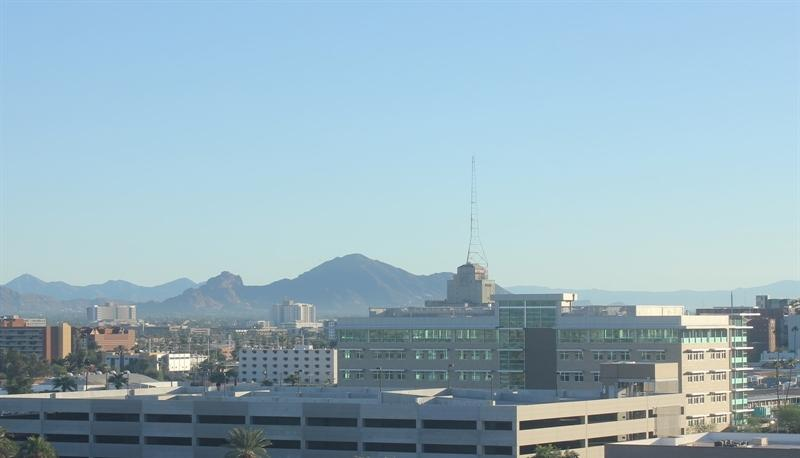
#> input picture images/day_night_images/training/day/20151101_145049.jpg, 800 x 458 px; its folder holds only this picture in this run
$ python day_night_classification.py
#> lines starting #> are read from the running program, lines starting #| are printed output that depends on the picture
### helpers.py
# Helper functions

import os
import glob  # library for loading images from a directory
import cv2
import numpy as np


# This function loads in images and their labels and places them in a list
# The list contains all images and their associated labels
# For example, after data is loaded, im_list[0][:] will be the first image-label pair in the list
def load_dataset(image_dir):
    # Populate this empty image list
#> called with image_dir = 'images/day_night_images/training/'
    im_list = []
    image_types = ["day", "night"]

    # Iterate through each color folder
    for im_type in image_types:

        # Iterate through each image file in each image_type folder
        # glob reads in any image with the extension "image_dir/im_type/*"
        for file in glob.glob(os.path.join(image_dir, im_type, "*")):

            # Read in the image
            im = cv2.imread(file)
#> im is the input picture: shape (458, 800, 3); mean B, G, R 191, 178, 150.7

            # Check if the image exists/if it's been correctly read-in
            if im is not None:
                # Append the image, and it's type (red, green, yellow) to the image list
                im_list.append((im, im_type))

    return im_list


# This function should take in an RGB image and return a new, standardised version
# 600 height x 1100 width image size (px x px)
def standardise_input(image):
    # Resize image and pre-process so that all "standard" images are the same size
    standard_im = cv2.resize(image, (1100, 600))

    return standard_im


# Examples:
# encode("day") should return: 1
# encode("night") should return: 0
def encode(label):
    numerical_val = 0
    if label is 'day':
        numerical_val = 1
    # else it is night and can stay 0

    return numerical_val


# using both functions above, standardise the input images and output labels
def standardise(image_list):
    # Empty image data array
    standard_list = []

    # Iterate through all the image-label pairs
    for item in image_list:
        image = item[0]
        label = item[1]

        # Standardize the image
        standardized_im = standardise_input(image)

        # Create a numerical label
        binary_label = encode(label)

        # Append the image, and it's one hot encoded label to the full, processed list of image data
        standard_list.append((standardized_im, binary_label))

    return standard_list


# Find the average Value or brightness of an image
def avg_brightness(rgb_image):
    # Convert image to HSV
    hsv = cv2.cvtColor(rgb_image, cv2.COLOR_RGB2HSV)

    # Add up all the pixel values in the V channel
    sum_brightness = np.sum(hsv[:, :, 2])
    imshape = rgb_image.shape
    area = imshape[0] * imshape[1]

    # Calculate the average brightness using the area of the image
    # and the sum calculated above
    avg = sum_brightness / area

    return avg

### day_night_classification.py
import random
import helpers


# This function should take in RGB image input
def estimate_label(rgb_image, threshold):
    # Extract average brightness feature from an RGB image
    avg = helpers.avg_brightness(rgb_image)

    # Use the avg brightness feature to predict a label (0, 1)
    predicted_label = 0
    if avg > threshold:
        # if the average brightness is above the threshold value, we classify it as "day"
        predicted_label = 1
    # else, the predicted_label can stay 0 (it is predicted to be "night")

    return predicted_label


# Constructs a list of misclassified images given a list of test images and their labels
def get_misclassified_images(test_images, threshold=120):
    # Track misclassified images by placing them into a list
    misclassified_images_labels = []

    # Iterate through all the test images
    # Classify each image and compare to the true label
    for image in test_images:

        # Get true data
        im = image[0]
        true_label = image[1]

        # Get predicted label from your classifier
        predicted_label = estimate_label(im, threshold)

        # Compare true and predicted labels
        if predicted_label != true_label:
            # If these labels are not equal, the image has been misclassified
            misclassified_images_labels.append((im, predicted_label, true_label))

    # Return the list of misclassified [image, predicted_label, true_label] values
    return misclassified_images_labels


# Image data directories
image_dir_training = "images/day_night_images/training/"
image_dir_test = "images/day_night_images/test/"

# Using the load_dataset function in helpers.py
# Load training data
IMAGE_LIST = helpers.load_dataset(image_dir_training)
#> IMAGE_LIST = 2 items

# Standardise all training images
STANDARDISED_LIST = helpers.standardise(IMAGE_LIST)
#> the loop in standardise, `for item in image_list:` made 2 passes
#> (label, numerical_val in encode, binary_label) on passes 1 to 2: ('day', 1, 1), ('night', 0, 0)
#> pass 1, in standardise_input, `standard_im = cv2.resize(image, (1100, 600))`:
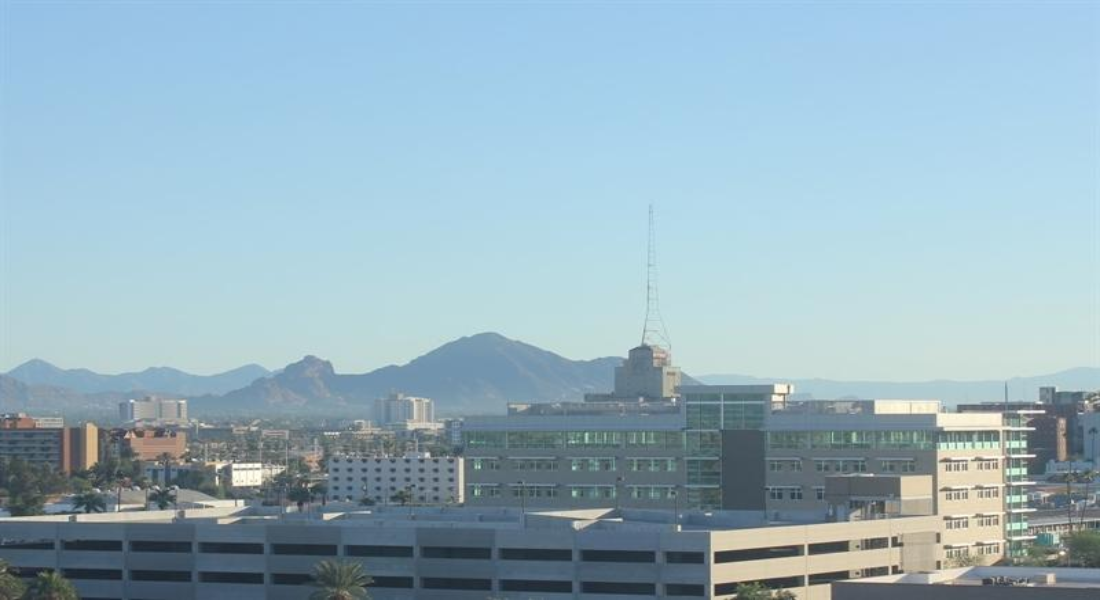
#> standard_im: shape (600, 1100, 3); mean B, G, R 190.9, 178, 150.6
#> pass 2, in standardise_input (call 2), `standard_im = cv2.resize(image, (1100, 600))`:
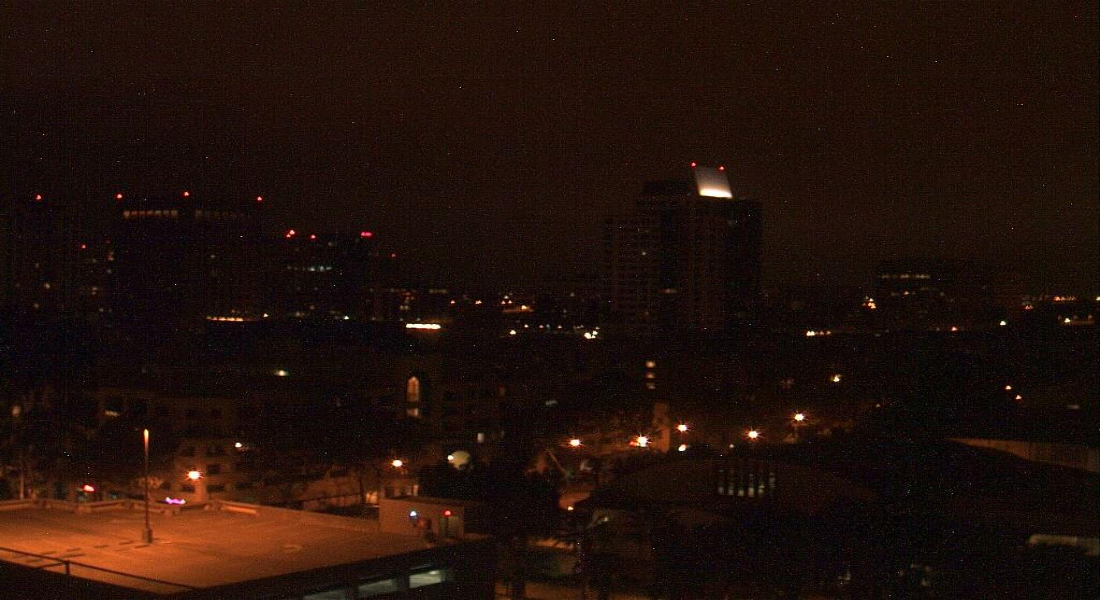
#> standard_im: shape (600, 1100, 3); mean B, G, R 10.3, 16.6, 33.7
#> STANDARDISED_LIST = 2 items

# Using the load_dataset function in helpers.py
# Load test data
TEST_IMAGE_LIST = helpers.load_dataset(image_dir_test)
#> TEST_IMAGE_LIST = 2 items

# Standardize the test data
STANDARDIZED_TEST_LIST = helpers.standardise(TEST_IMAGE_LIST)
#> the loop in standardise (call 2), `for item in image_list:` made 2 passes
#> STANDARDIZED_TEST_LIST = 2 items

# Shuffle the standardized test data
random.shuffle(STANDARDIZED_TEST_LIST)

# Find all misclassified images in a given test set
MISCLASSIFIED = get_misclassified_images(STANDARDIZED_TEST_LIST)
#> the loop in get_misclassified_images, `for image in test_images:` made 2 passes
#> (true_label, predicted_label) on passes 1 to 2: (1, 1), (0, 0)
#> after the loop in get_misclassified_images, `for image in test_images:`: misclassified_images_labels = []
#> MISCLASSIFIED = []

# Accuracy calculations
total = len(STANDARDIZED_TEST_LIST)
#> total = 2
num_correct = total - len(MISCLASSIFIED)
#> num_correct = 2
accuracy = num_correct/total
#> accuracy = 1

print('Accuracy: ' + str(accuracy))
#| Accuracy: 1.0
print("Number of misclassified images = " + str(len(MISCLASSIFIED)) + ' out of ' + str(total))
#| Number of misclassified images = 0 out of 2

for i in MISCLASSIFIED:
    print('Image with average brightness of ' + str(helpers.avg_brightness(i[0])) +
          ' misclassified as ' + ('day' if i[1] else 'night'))
#> this loop made 0 passes

best = num_correct
#> best = 2
optimal = 120
for j in range(90, 130, 1):
    MISCLASSIFIED = get_misclassified_images(STANDARDIZED_TEST_LIST, j)
    num_correct = total - len(MISCLASSIFIED)
    if num_correct > best:
        best = num_correct
        optimal = j
#> after the loop, best = 2; optimal = 120

print('Optimal threshold value is ' + str(optimal))
#| Optimal threshold value is 120
